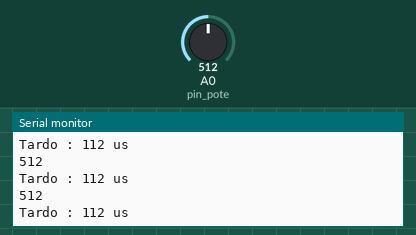
A sketch run on a simulated Arduino Uno, built with avr-gcc and run on an emulated ATmega328P. On the bench: the last lines printed to the serial monitor. The test bench sets the inputs (shaded band); at power-on: A0 (pin_pote) = 512.

Above: at 1.2 s.
1.3 s: A0 (pin_pote) set to 108
At 2.2 s:
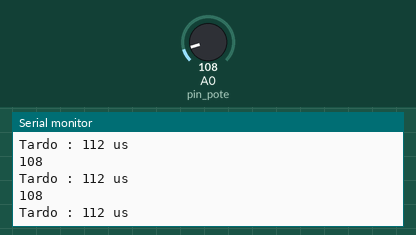
4.3 s: A0 (pin_pote) set to 92
At 4.9 s:
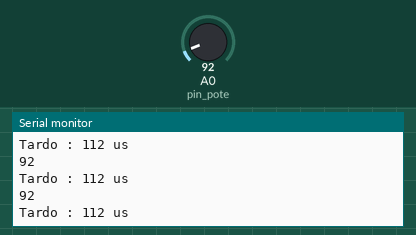
7.3 s: A0 (pin_pote) set to 11
At 8.4 s:
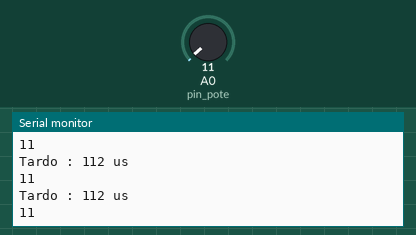
8.8 s: A0 (pin_pote) set to 8
At 9.8 s:
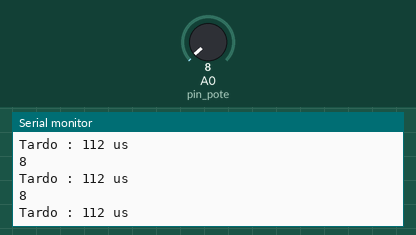
16.3 s: A0 (pin_pote) set to 1009
At 16.9 s:
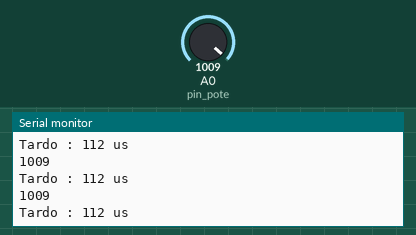
19.3 s: A0 (pin_pote) set to 990
At 19.8 s:
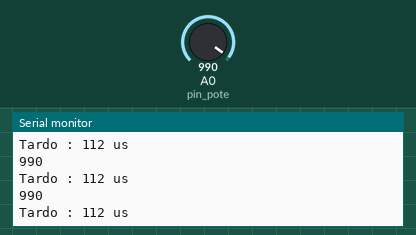
Timing chart, 0 to 22.3 s (numbered marks = the images above; inputs shaded):
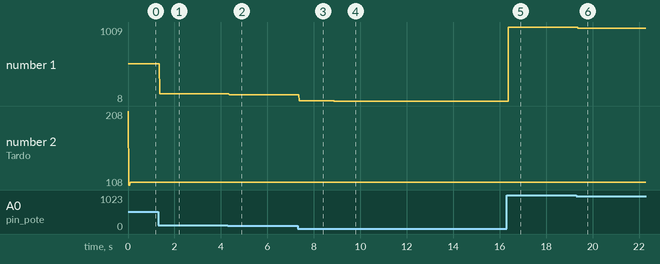

The sketch:

pote_1.ino
```cpp
int pin_pote = A0;

void setup() {

  Serial.begin(9600);

}

void loop() {
  int t_start = micros();

  int medida = analogRead(pin_pote);

  int t_finish = micros();

  Serial.println(medida);

  Serial.print("Tardo : ");
  Serial.print(t_finish - t_start);
  Serial.print(" us");
  Serial.print("\n");
}
//Tarda aproximadamente 116us, lo que da una frecuencia de 8.6kHz
```

Measured:
- the behaviour switches between 10 and 9 on A0 (pin_pote) (found by bisection; images 3 and 4)
- after the input at 1.3 s, the serial monitor: prints a new line after 0.07 s (image 1)
- after the input at 4.3 s, the serial monitor: prints a new line after 0.07 s (image 2)
- after the input at 7.3 s, the serial monitor: prints a new line after 0.07 s (image 3)
- after the input at 8.8 s, the serial monitor: prints a new line after 0.07 s (image 4)
- after the input at 16.3 s, the serial monitor: prints a new line after 0.08 s (image 5)
- after the input at 19.3 s, the serial monitor: prints a new line after 0.07 s (image 6)
- plotted number 1: 108 → 92 after the input at 4.3 s, 92 → 11 after the input at 7.3 s, 11 → 8 after the input at 8.8 s, 8 → 1009 after the input at 16.3 s, 1009 → 990 after the input at 19.3 s
